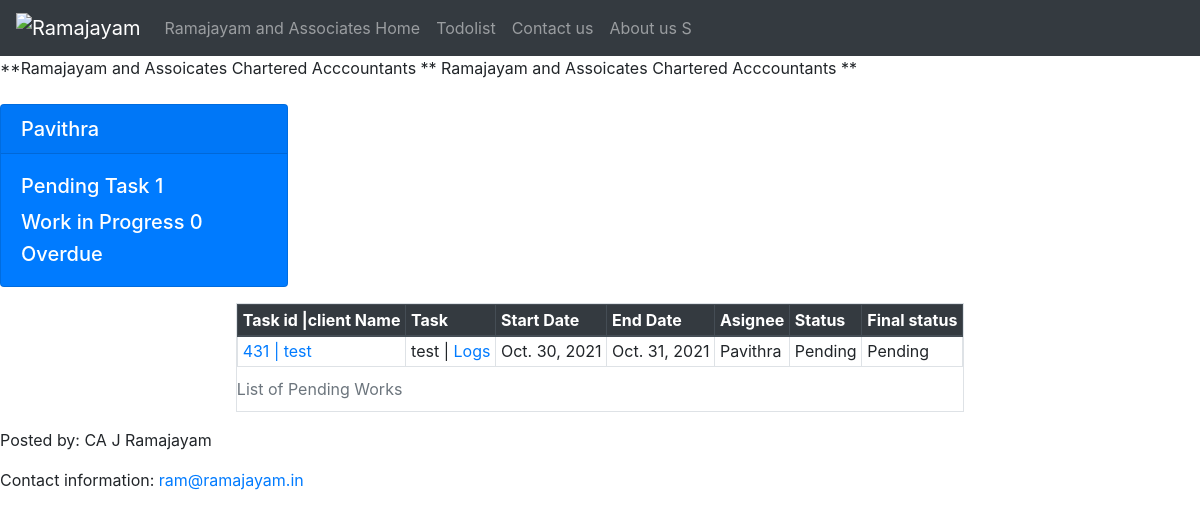
/todolist/Pavithra, run on the app's committed database.
### todolist_app/models.py (models this page shows, shortened)
class Tasklist(models.Model):
    clientname= models.CharField(max_length=100,null=True,blank=True)
    task = models.CharField(max_length=100)
    startdate = models.DateField(default=timezone.now, blank=True, null=True)
    enddate = models.DateField(blank=True, null=True)
    assignee = models.CharField(max_length=30)
    status = models.CharField(max_length=30)
    fstatus = models.BooleanField(default=False)

### todolist_app/views.py (the view)
# urls.py: path('Pavithra', views.todolist4, name='todolist4'),
def todolist4(request):
                all_tasks = Tasklist.objects.filter(assignee ='Pavithra').all()
                countrampending = Tasklist.objects.filter(assignee = 'Pavithra').filter(status = 'Pending').count()
                countramwip = Tasklist.objects.filter(assignee = 'Pavithra').filter(status = 'Work in Progress').count()
                context = {
                    'all_tasks': all_tasks,
                    'countrampending': countrampending,
                    'countramwip': countramwip,
                }
                return render(request, 'pavithrapage.html',context)

### todolist_app/templates/pavithrapage.html (shortened to what this page needs)
{% extends 'base.html' %}
{% block content %}
    <marquee direction="scroll">**Ramajayam and Assoicates Chartered Acccountants ** Ramajayam and Assoicates Chartered Acccountants ** </marquee>
<br/>
<div class="card-group">
<div class="card text-white bg-primary mb-3" style="max-width: 18rem;">
  <h5  class="card-header">Pavithra</h5>
  <div class="card-body">
    <h5 class="card-title">Pending Task {{ countrampending }}</h5>
    <h5 class="card-text"> Work in Progress {{ countramwip }}</h5>
    <h5 class="card-text"> Overdue</h5>
  </div>
</div>
</div>
<div class="row justify-content-center">
    <div class="col-auto">
    <table class="table table-bordered table-hover table-sm table-responsive"  >
            <caption>List of Pending Works</caption>
            <thead class="thead-dark">
                <tr>
                    <th scope="col">Task id |client Name</th>
                    <th scope="col">Task</th>
                    <th scope="col">Start Date</th>
                    <th scope="col">End Date</th>
                    <th scope="col">Asignee</th>
                    <th scope="col">Status</th>
                    <th scope="col">Final status</th>
                </tr>
            </thead>
            <tbody>
                {% if all_tasks %}
                    {% for obj in all_tasks %}
                        {% if obj.fstatus %}
                        {% else %}
                            <tr>
                                <td><a href="{% url 'edit_task' obj.id %}">{{ obj.id  }} | {{ obj.clientname  }}</a></td>
                                <td>{{ obj.task  }} | <a href="{% url 'view_task' obj.id %}"> Logs</a> </td>
                                <td>{{ obj.startdate  }}</td>
                                <td>{{ obj.enddate  }}</td>
                                <td>{{ obj.assignee  }}</td>
                                <td>{{ obj.status  }}</td>
                                <td>Pending</td>
                            </tr>
                        {% endif %}
                    {% endfor %}
                {% endif%}
            </tbody>
        </table>
    </div>
  </div>
{% endblock content %}

### data on the page
Tasklist: id "431", clientname "test", task "test", startdate "Oct. 30, 2021", enddate "Oct. 31, 2021", assignee "Pavithra", status "Pending"

### other printed values
{{ countrampending }} "1"
{{ countramwip }} "0"
